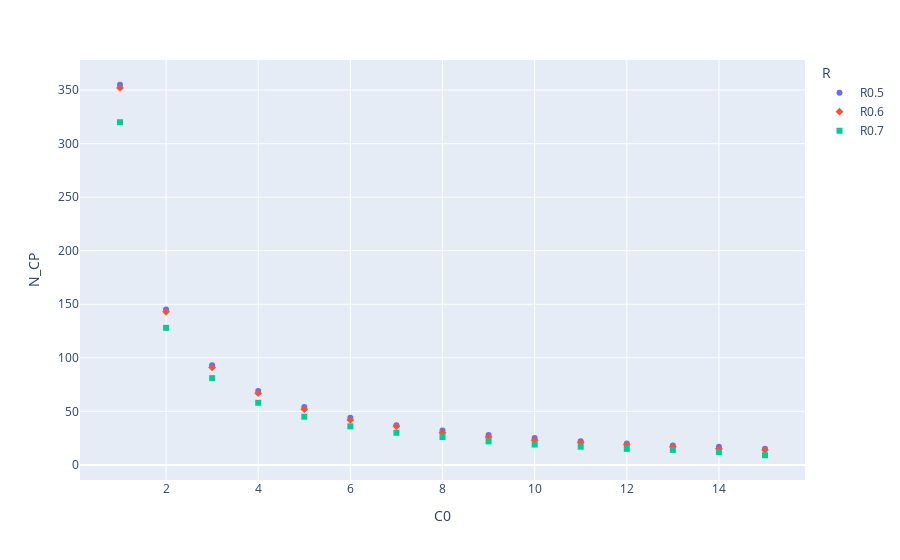
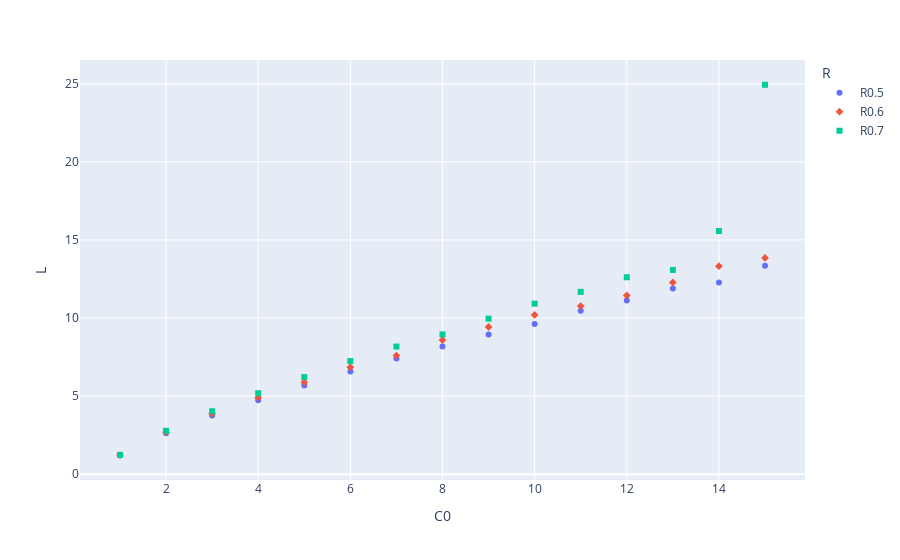
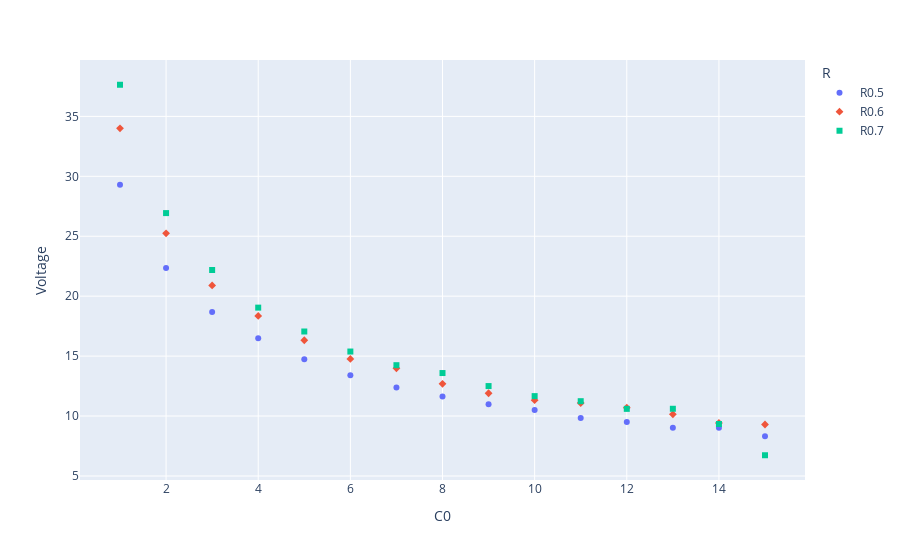
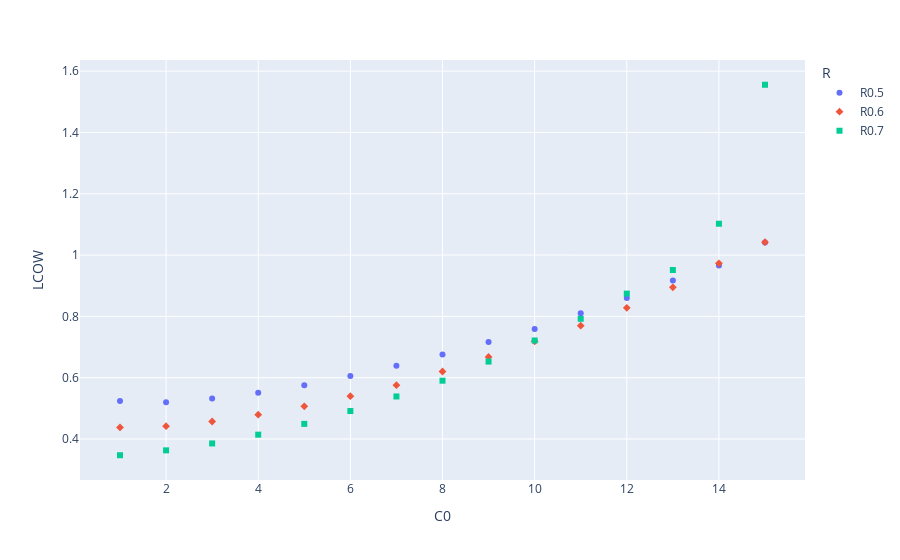

The notebook cell saved with these charts, in order:
### Code cell
fige0 = ex.scatter(opt_e,x="C0", y="N_CP",color="R",symbol ="R" )
fige1 = ex.scatter(opt_e,x="C0", y="L",color="R",symbol ="R" )
fige2 = ex.scatter(opt_e,x="C0", y="Voltage",color="R",symbol ="R" )
fige3 = ex.scatter(opt_e,x="C0", y="LCOW",color="R",symbol ="R" )
fige4 = ex.scatter(opt_e,x="C0", y="Speci_Ener",color="R",symbol ="R" )

#fig = ex.scatter(x=opt_l["C0"], y=opt_l["N_CP"],color=opt_l["R"],symbol =opt_l["R"], size=20 )
fige0.show()
fige1.show()
fige2.show()
fige3.show()
fige4.show()

### Figure 1 — Plotly figure (JSON) as saved in the notebook; plotly's stock layout.template omitted (floating-point values rounded to 4 significant figures)
{"data": [{"hovertemplate": "R=R0.5<br>C0=%{x}<br>N_CP=%{y}<extra></extra>", "legendgroup": "R0.5", "marker": {"color": "#636efa", "symbol": "circle"}, "mode": "markers", "name": "R0.5", "orientation": "v", "showlegend": true, "type": "scatter", "x": [1, 2, 3, 4, 5, 6, 7, 8, 9, 10, 11, 12, 13, 14, 15], "xaxis": "x", "y": [355, 145, 93, 69, 54, 44, 37, 32, 28, 25, 22, 20, 18, 17, 15], "yaxis": "y"}, {"hovertemplate": "R=R0.6<br>C0=%{x}<br>N_CP=%{y}<extra></extra>", "legendgroup": "R0.6", "marker": {"color": "#EF553B", "symbol": "diamond"}, "mode": "markers", "name": "R0.6", "orientation": "v", "showlegend": true, "type": "scatter", "x": [1, 2, 3, 4, 5, 6, 7, 8, 9, 10, 11, 12, 13, 14, 15], "xaxis": "x", "y": [352, 143, 91, 67, 52, 42, 36, 30, 26, 23, 21, 19, 17, 15, 14], "yaxis": "y"}, {"hovertemplate": "R=R0.7<br>C0=%{x}<br>N_CP=%{y}<extra></extra>", "legendgroup": "R0.7", "marker": {"color": "#00cc96", "symbol": "square"}, "mode": "markers", "name": "R0.7", "orientation": "v", "showlegend": true, "type": "scatter", "x": [1, 2, 3, 4, 5, 6, 7, 8, 9, 10, 11, 12, 13, 14, 15], "xaxis": "x", "y": [320, 128, 81, 58, 45, 36, 30, 26, 22, 19, 17, 15, 14, 12, 9], "yaxis": "y"}], "layout": {"legend": {"title": {"text": "R"}, "tracegroupgap": 0}, "margin": {"t": 60}, "xaxis": {"anchor": "y", "domain": [0, 1], "title": {"text": "C0"}}, "yaxis": {"anchor": "x", "domain": [0, 1], "title": {"text": "N_CP"}}}}

### Figure 2 — Plotly figure (JSON) as saved in the notebook; plotly's stock layout.template omitted (floating-point values rounded to 4 significant figures)
{"data": [{"hovertemplate": "R=R0.5<br>C0=%{x}<br>L=%{y}<extra></extra>", "legendgroup": "R0.5", "marker": {"color": "#636efa", "symbol": "circle"}, "mode": "markers", "name": "R0.5", "orientation": "v", "showlegend": true, "type": "scatter", "x": [1, 2, 3, 4, 5, 6, 7, 8, 9, 10, 11, 12, 13, 14, 15], "xaxis": "x", "y": [1.211, 2.627, 3.761, 4.734, 5.674, 6.57, 7.413, 8.18, 8.941, 9.621, 10.47, 11.12, 11.9, 12.27, 13.35], "yaxis": "y"}, {"hovertemplate": "R=R0.6<br>C0=%{x}<br>L=%{y}<extra></extra>", "legendgroup": "R0.6", "marker": {"color": "#EF553B", "symbol": "diamond"}, "mode": "markers", "name": "R0.6", "orientation": "v", "showlegend": true, "type": "scatter", "x": [1, 2, 3, 4, 5, 6, 7, 8, 9, 10, 11, 12, 13, 14, 15], "xaxis": "x", "y": [1.223, 2.688, 3.874, 4.898, 5.891, 6.846, 7.597, 8.59, 9.432, 10.2, 10.77, 11.44, 12.28, 13.32, 13.85], "yaxis": "y"}, {"hovertemplate": "R=R0.7<br>C0=%{x}<br>L=%{y}<extra></extra>", "legendgroup": "R0.7", "marker": {"color": "#00cc96", "symbol": "square"}, "mode": "markers", "name": "R0.7", "orientation": "v", "showlegend": true, "type": "scatter", "x": [1, 2, 3, 4, 5, 6, 7, 8, 9, 10, 11, 12, 13, 14, 15], "xaxis": "x", "y": [1.231, 2.78, 4.03, 5.182, 6.215, 7.242, 8.171, 8.949, 9.959, 10.92, 11.68, 12.61, 13.08, 15.57, 24.94], "yaxis": "y"}], "layout": {"legend": {"title": {"text": "R"}, "tracegroupgap": 0}, "margin": {"t": 60}, "xaxis": {"anchor": "y", "domain": [0, 1], "title": {"text": "C0"}}, "yaxis": {"anchor": "x", "domain": [0, 1], "title": {"text": "L"}}}}

### Figure 3 — Plotly figure (JSON) as saved in the notebook; plotly's stock layout.template omitted (floating-point values rounded to 4 significant figures)
{"data": [{"hovertemplate": "R=R0.5<br>C0=%{x}<br>Voltage=%{y}<extra></extra>", "legendgroup": "R0.5", "marker": {"color": "#636efa", "symbol": "circle"}, "mode": "markers", "name": "R0.5", "orientation": "v", "showlegend": true, "type": "scatter", "x": [1, 2, 3, 4, 5, 6, 7, 8, 9, 10, 11, 12, 13, 14, 15], "xaxis": "x", "y": [29.3, 22.34, 18.68, 16.5, 14.75, 13.4, 12.38, 11.64, 10.98, 10.5, 9.834, 9.493, 9.022, 9.015, 8.317], "yaxis": "y"}, {"hovertemplate": "R=R0.6<br>C0=%{x}<br>Voltage=%{y}<extra></extra>", "legendgroup": "R0.6", "marker": {"color": "#EF553B", "symbol": "diamond"}, "mode": "markers", "name": "R0.6", "orientation": "v", "showlegend": true, "type": "scatter", "x": [1, 2, 3, 4, 5, 6, 7, 8, 9, 10, 11, 12, 13, 14, 15], "xaxis": "x", "y": [34.0, 25.25, 20.89, 18.35, 16.32, 14.76, 13.98, 12.69, 11.9, 11.32, 11.09, 10.7, 10.14, 9.421, 9.294], "yaxis": "y"}, {"hovertemplate": "R=R0.7<br>C0=%{x}<br>Voltage=%{y}<extra></extra>", "legendgroup": "R0.7", "marker": {"color": "#00cc96", "symbol": "square"}, "mode": "markers", "name": "R0.7", "orientation": "v", "showlegend": true, "type": "scatter", "x": [1, 2, 3, 4, 5, 6, 7, 8, 9, 10, 11, 12, 13, 14, 15], "xaxis": "x", "y": [37.64, 26.93, 22.18, 19.04, 17.05, 15.38, 14.24, 13.59, 12.5, 11.66, 11.24, 10.6, 10.61, 9.337, 6.729], "yaxis": "y"}], "layout": {"legend": {"title": {"text": "R"}, "tracegroupgap": 0}, "margin": {"t": 60}, "xaxis": {"anchor": "y", "domain": [0, 1], "title": {"text": "C0"}}, "yaxis": {"anchor": "x", "domain": [0, 1], "title": {"text": "Voltage"}}}}

### Figure 4 — Plotly figure (JSON) as saved in the notebook; plotly's stock layout.template omitted (floating-point values rounded to 4 significant figures)
{"data": [{"hovertemplate": "R=R0.5<br>C0=%{x}<br>LCOW=%{y}<extra></extra>", "legendgroup": "R0.5", "marker": {"color": "#636efa", "symbol": "circle"}, "mode": "markers", "name": "R0.5", "orientation": "v", "showlegend": true, "type": "scatter", "x": [1, 2, 3, 4, 5, 6, 7, 8, 9, 10, 11, 12, 13, 14, 15], "xaxis": "x", "y": [0.5237, 0.5198, 0.5317, 0.5511, 0.5757, 0.6052, 0.6388, 0.6754, 0.716, 0.7588, 0.8098, 0.8595, 0.917, 0.9661, 1.041], "yaxis": "y"}, {"hovertemplate": "R=R0.6<br>C0=%{x}<br>LCOW=%{y}<extra></extra>", "legendgroup": "R0.6", "marker": {"color": "#EF553B", "symbol": "diamond"}, "mode": "markers", "name": "R0.6", "orientation": "v", "showlegend": true, "type": "scatter", "x": [1, 2, 3, 4, 5, 6, 7, 8, 9, 10, 11, 12, 13, 14, 15], "xaxis": "x", "y": [0.4379, 0.442, 0.4572, 0.4792, 0.5067, 0.5399, 0.5756, 0.6202, 0.6677, 0.7185, 0.7696, 0.8278, 0.8949, 0.9732, 1.042], "yaxis": "y"}, {"hovertemplate": "R=R0.7<br>C0=%{x}<br>LCOW=%{y}<extra></extra>", "legendgroup": "R0.7", "marker": {"color": "#00cc96", "symbol": "square"}, "mode": "markers", "name": "R0.7", "orientation": "v", "showlegend": true, "type": "scatter", "x": [1, 2, 3, 4, 5, 6, 7, 8, 9, 10, 11, 12, 13, 14, 15], "xaxis": "x", "y": [0.347, 0.3629, 0.3855, 0.4142, 0.4493, 0.4912, 0.5387, 0.5902, 0.6526, 0.7212, 0.7921, 0.8742, 0.9512, 1.102, 1.556], "yaxis": "y"}], "layout": {"legend": {"title": {"text": "R"}, "tracegroupgap": 0}, "margin": {"t": 60}, "xaxis": {"anchor": "y", "domain": [0, 1], "title": {"text": "C0"}}, "yaxis": {"anchor": "x", "domain": [0, 1], "title": {"text": "LCOW"}}}}
